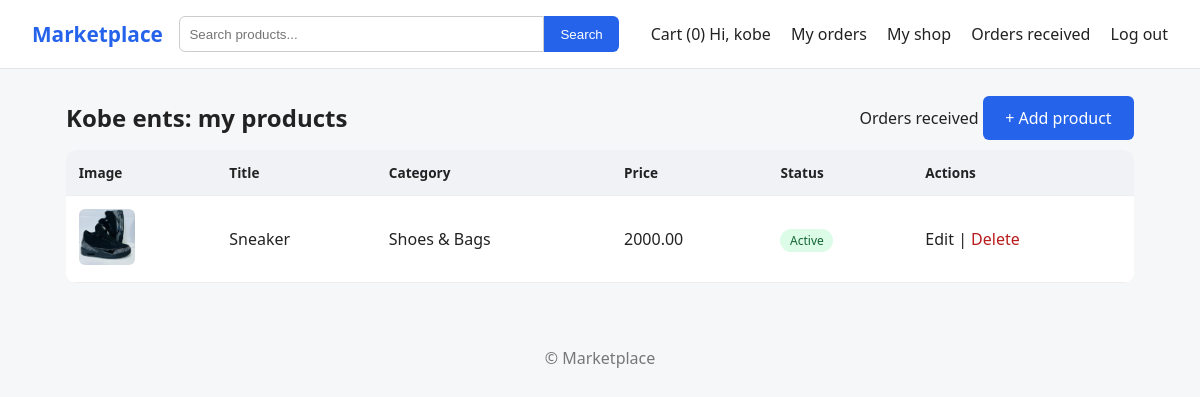
Page /seller/ (signed in) on the committed database.
### accounts/models.py (models this page shows, shortened)
class Profile(models.Model):
    user = models.OneToOneField(User, on_delete=models.CASCADE)
    is_seller = models.BooleanField(default=False)
    shop_name = models.CharField(max_length=100, blank=True)
    phone = models.CharField(max_length=20, blank=True)
    bio = models.TextField(blank=True)

### store/models.py (models this page shows, shortened)
class Product(models.Model):
    seller = models.ForeignKey(User, on_delete=models.CASCADE, related_name='products')
    category = models.ForeignKey(Category, on_delete=models.SET_NULL, null=True)
    title = models.CharField(max_length=200)
    description = models.TextField()
    price = models.DecimalField(max_digits=10, decimal_places=2)
    image = models.ImageField(upload_to='products/', blank=True)
    is_active = models.BooleanField(default=True)
    created_at = models.DateTimeField(auto_now_add=True)
    class Meta:
        ordering = ['-created_at']

class Category(models.Model):
    name = models.CharField(max_length=100)
    slug = models.SlugField(unique=True)
    class Meta:
        verbose_name_plural = "categories"
    def __str__(self):
        return self.name

### store/views.py (the view)
# urls.py: path('seller/', views.seller_dashboard, name='seller_dashboard'),
@seller_required
def seller_dashboard(request):
    products = Product.objects.filter(seller=request.user)
    return render(request, 'store/seller_dashboard.html', {'products': products})

### store/cart.py (called while the page is built)
    def __len__(self):
        return sum(self.cart.values())

### store/context_processors.py (called while the page is built)
def cart_count(request):
    return {'cart_count': len(Cart(request))}

### store/views.py (called while the page is built)
def seller_required(view):
    @wraps(view)
    def wrapper(request, *args, **kwargs):
        if not request.user.profile.is_seller:
            messages.info(request, "Open a shop first to start selling.")
            return redirect('become_seller')
        return view(request, *args, **kwargs)
    return login_required(wrapper)

### templates/store/seller_dashboard.html (shortened to what this page needs)
{% extends 'base.html' %}
{% block content %}
 <div class="page-head">
  <h2>{{ user.profile.shop_name }}: my products</h2>
  <div>
    <a href="{% url 'seller_orders' %}">Orders received</a>
    <a href="{% url 'product_create' %}" class="btn">+ Add product</a>
  </div>
</div>
  {% if products %}
    <div class="table-wrap">
      <table class="table">
        <thead>
          <tr><th>Image</th><th>Title</th><th>Category</th><th>Price</th><th>Status</th><th>Actions</th></tr>
        </thead>
        <tbody>
          {% for p in products %}
          <tr>
            <td>{% if p.image %}<img src="{{ p.image.url }}" class="thumb" alt="">{% endif %}</td>
            <td><a href="{% url 'product_detail' p.pk %}">{{ p.title }}</a></td>
            <td>{{ p.category|default:"-" }}</td>
            <td>{{ p.price }}</td>
            <td>{% if p.is_active %}<span class="badge on">Active</span>{% else %}<span class="badge off">Hidden</span>{% endif %}</td>
            <td>
              <a href="{% url 'product_edit' p.pk %}">Edit</a> |
              <a href="{% url 'product_delete' p.pk %}" class="danger">Delete</a>
            </td>
          </tr>
          {% endfor %}
        </tbody>
      </table>
    </div>
  {% else %}
    <p>You have no products yet. <a href="{% url 'product_create' %}">Add your first one</a>.</p>
  {% endif %}
{% endblock %}

### templates/base.html (shortened to what this page needs)
{% load static %}
<!DOCTYPE html>
<html lang="en">
<head>
  <link rel="stylesheet" href="{% static 'css/style.css' %}">
</head>
<body>
  <header class="navbar">
    <a href="{% url 'home' %}" class="logo">Marketplace</a>
    <form action="{% url 'product_list' %}" method="get" class="search">
      <input type="text" name="q" placeholder="Search products..." value="{{ q|default:'' }}">
      <button type="submit">Search</button>
    </form>
    <nav>
      <a href="{% url 'cart' %}">Cart (<span id="cart-count">{{ cart_count }}</span>)</a>
      {% if user.is_authenticated %}
        <span>Hi, {{ user.username }}</span>
        <a href="{% url 'my_orders' %}">My orders</a>
        {% if user.profile.is_seller %}
  <a href="{% url 'seller_dashboard' %}">My shop</a>
  <a href="{% url 'seller_orders' %}">Orders received</a>
        {% else %}
          <a href="{% url 'become_seller' %}">Become a seller</a>
        {% endif %}
        <form action="{% url 'logout' %}" method="post" class="inline-form">
          <button type="submit" class="link-btn">Log out</button>
        </form>
      {% else %}
        <a href="{% url 'login' %}">Log in</a>
        <a href="{% url 'signup' %}">Sign up</a>
      {% endif %}
    </nav>
  </header>
  <main class="container">
    {% block content %}{% endblock %}
  </main>
  <footer class="footer">&copy; Marketplace</footer>
</body>
</html>

### static/css/style.css (style rules this page uses)
* { box-sizing: border-box; margin: 0; padding: 0; }
body { font-family: system-ui, sans-serif; background: #f6f7f9; color: #222; }
a { color: inherit; text-decoration: none; }
.navbar { display: flex; gap: 1rem; align-items: center; padding: 1rem 2rem; background: #fff; border-bottom: 1px solid #e3e5e8; flex-wrap: wrap; }
.logo { font-weight: 700; font-size: 1.3rem; color: #2563eb; }
.search { flex: 1; display: flex; min-width: 200px; }
.search input { flex: 1; padding: .6rem; border: 1px solid #ccc; border-radius: 6px 0 0 6px; }
.search button { padding: .6rem 1rem; border: 0; background: #2563eb; color: #fff; border-radius: 0 6px 6px 0; cursor: pointer; }
nav a { margin-left: 1rem; }
.container { max-width: 1100px; margin: 2rem auto; padding: 0 1rem; }
h2 { margin: 1.5rem 0 1rem; }
.btn { padding: .7rem 1.4rem; border: 0; background: #2563eb; color: #fff; border-radius: 6px; cursor: pointer; }
.footer { text-align: center; padding: 2rem; color: #777; }
.inline-form { display: inline; }
.link-btn { background: none; border: 0; color: inherit; cursor: pointer; font: inherit; margin-left: 1rem; }
.page-head { display: flex; justify-content: space-between; align-items: center; flex-wrap: wrap; gap: 1rem; }
.page-head h2 { margin: 0; }
.table-wrap { overflow-x: auto; margin-top: 1rem; }
.table { width: 100%; border-collapse: collapse; background: #fff; border-radius: 10px; overflow: hidden; }
.table th, .table td { padding: .8rem; text-align: left; border-bottom: 1px solid #eee; }
.table th { background: #f0f2f5; font-size: .85rem; }
.thumb { width: 56px; height: 56px; object-fit: cover; border-radius: 6px; }
.badge { padding: .2rem .6rem; border-radius: 999px; font-size: .75rem; }
.badge.on { background: #dcfce7; color: #166534; }
.danger { color: #b91c1c; }

### rows in the picture
Product: image (picture), title "Sneaker", category "Shoes & Bags", price "2000.00", is_active "Active"

### other values in the picture
{{ cart_count }} "0"
{{ user.username }} "kobe"
{{ user.profile.shop_name }} "Kobe ents"
